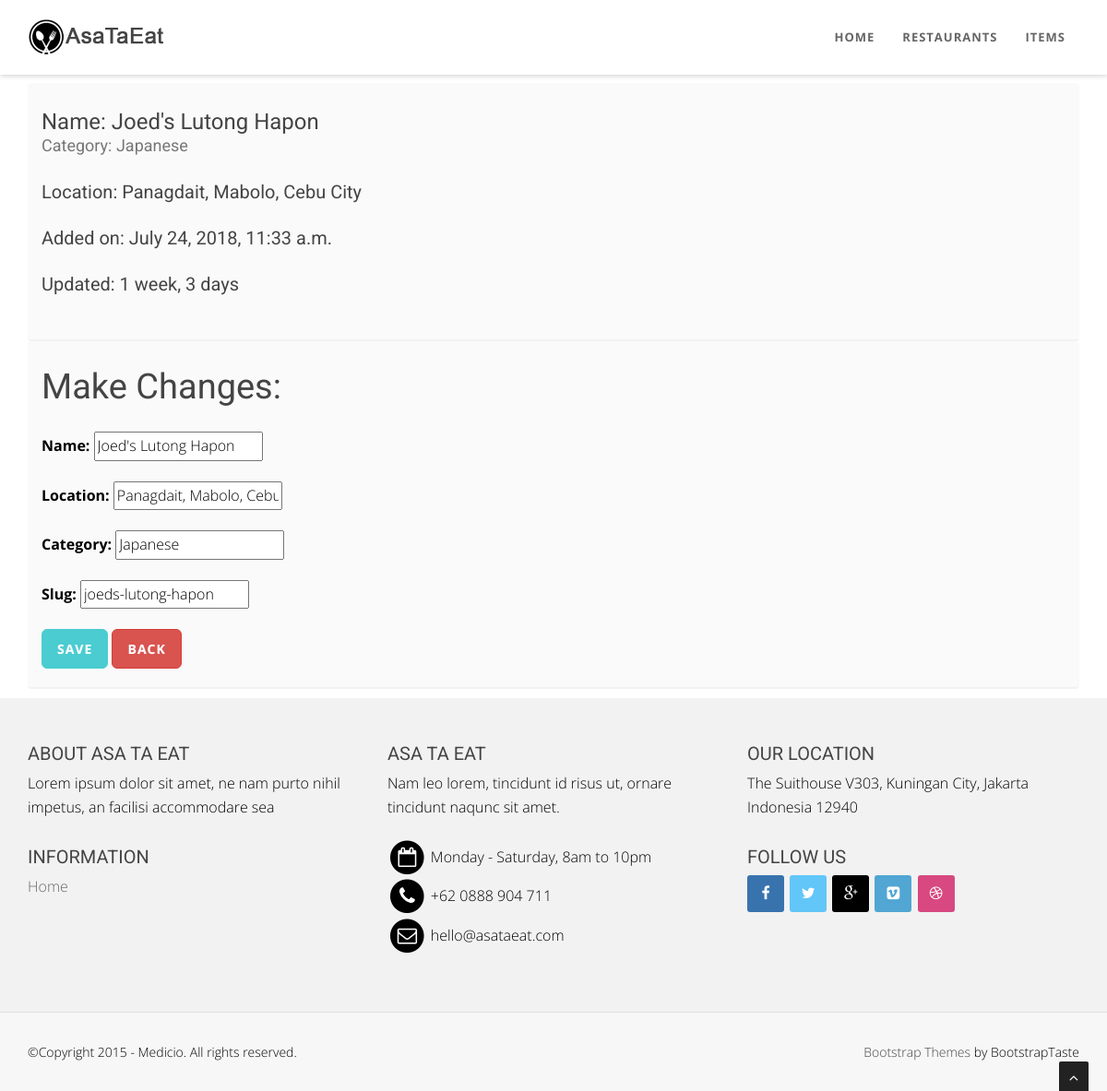
The page /restaurants/joeds-lutong-hapon/ (signed in) on the database as committed earlier.
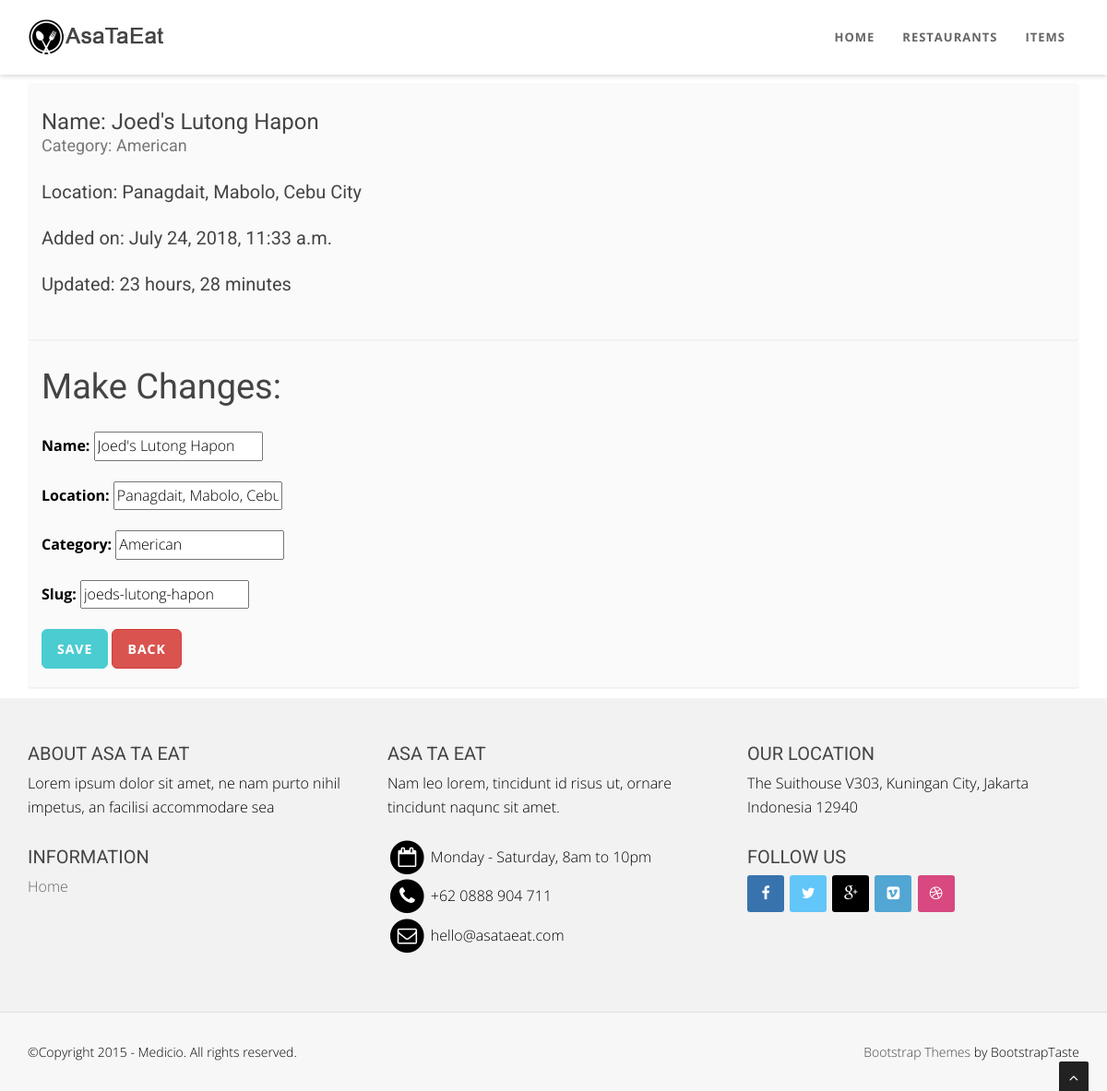
The same page on the database as committed later.
### restaurants/models.py (models this page shows, shortened)
class RestaurantLocation(models.Model):
    owner       = models.ForeignKey(User)
    name        = models.CharField(max_length=120)
    location    = models.CharField(max_length=120, null=True, blank=True)
    category    = models.CharField(max_length=120, null=True, blank=False)
    timestamp   = models.DateTimeField(auto_now_add=True)
    updated     = models.DateTimeField(auto_now=True)
    slug        = models.SlugField(null=True, blank=True)
    objects = RestaurantLocationManager()
    @property
    def title(self):
        return self.name

### restaurants/views.py (the view, shortened to what this page needs)
# urls.py: url(r'^(?P<slug>[\w-]+)/$', RestaurantUpdateView.as_view(), name='detail'),
class RestaurantUpdateView(LoginRequiredMixin, UpdateView):
    form_class = RestaurantLocationCreateForm
    login_url = '/login/'
    template_name = 'restaurants/detail-update.html'
    def get_queryset(self):
        return RestaurantLocation.objects.filter(owner=self.request.user)
    def get_context_data(self, **kwargs):
        context = super(UpdateView, self).get_context_data(**kwargs)
        context['title'] = "Make Changes:"
        context['return_url'] = reverse('restaurants:list')
        return context

### restaurants/forms.py
class RestaurantLocationCreateForm (forms.ModelForm):
    category = forms.CharField(required=False, validators=[validate_category])
    class Meta:
        model = RestaurantLocation
        fields = [
            'name',
            'location',
            'category',
            'slug'
        ]

### restaurants/models.py (called while the page is built)
    def get_queryset(self):
        return RestaurantLocationQuerySet(self.model, using=self._db)

### restaurants/templates/restaurants/detail-update.html (shortened to what this page needs)
{% extends "base.html" %}
{% block content %}
<section id="callaction" class="home-section paddingtop-90 paddingbot-10">
        <div class="container">
             <div class="row">
                 <div class="col-md-12">
                     <div class="callaction bg-gray">
                         <div class="row">
                            <h5>Name: {{ form.instance.name }}<small> <br/>Category: {{ form.instance.category }}</small></h1>
                         </div>
                         <div class="row">
                            <h6>Location: {{ form.instance.location }}</h2>
                        </div>
                        <div class="row">
                            <h6>Added on: {{ form.instance.timestamp }}</h2>
                        </div>
                        <div class="row">
                            <h6>Updated: {{ form.instance.updated|timesince }}</h2>
                        </div>
                     </div>
                 </div>
             </div>
             {% include 'snippets/form-snippet.html' with form=form %}
         </div>
 </section>
{% endblock content %}

### templates/snippets/form-snippet.html (shortened to what this page needs)
<div class="row">
        <div class="col-md-12">
            <div class="callaction bg-gray">
            <div class="row">
                <h1>{{ title }}</h1>
            </div>
            <div class="row">
                <form method="POST">
                    {{ form.as_p }}
                    <button type="submit" class="btn btn-skin  btn-lg">Save</button>
                    {% if title != "Make Changes:" %}
                        <a href="{{ return_url }}" class="btn btn-danger btn-lg">Cancel</a>
                    {% else %}
                        <a href="{{ return_url }}" class="btn btn-danger btn-lg">Back</a>
                    {% endif %}
                </form>
            </div>
            </div>
        </div>
</div>

Rows that differ between the two databases and show on the page:
changed RestaurantLocation "Joed's Lutong Hapon": instance.category "Japanese" → "American"; instance.updated "1 week, 3 days" → "23 hours, 28 minutes"; category "Japanese" → "American"
